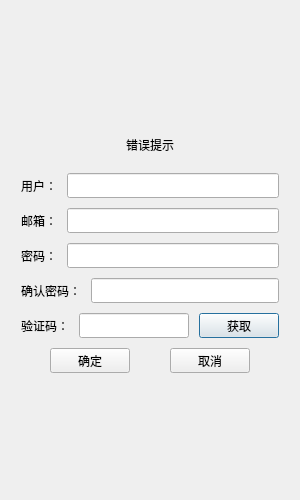
<?xml version="1.0" encoding="UTF-8"?>
<ui version="4.0">
 <class>RegisterDialog</class>
 <widget class="QDialog" name="RegisterDialog">
  <property name="geometry">
   <rect>
    <x>0</x>
    <y>0</y>
    <width>300</width>
    <height>500</height>
   </rect>
  </property>
  <property name="minimumSize">
   <size>
    <width>300</width>
    <height>500</height>
   </size>
  </property>
  <property name="maximumSize">
   <size>
    <width>300</width>
    <height>500</height>
   </size>
  </property>
  <property name="windowTitle">
   <string>Dialog</string>
  </property>
  <layout class="QVBoxLayout" name="verticalLayout_2">
   <item>
    <layout class="QVBoxLayout" name="verticalLayout">
     <property name="spacing">
      <number>10</number>
     </property>
     <property name="leftMargin">
      <number>10</number>
     </property>
     <property name="topMargin">
      <number>10</number>
     </property>
     <property name="rightMargin">
      <number>10</number>
     </property>
     <property name="bottomMargin">
      <number>10</number>
     </property>
     <item>
      <spacer name="verticalSpacer">
       <property name="orientation">
        <enum>Qt::Orientation::Vertical</enum>
       </property>
       <property name="sizeHint" stdset="0">
        <size>
         <width>20</width>
         <height>40</height>
        </size>
       </property>
      </spacer>
     </item>
     <item>
      <widget class="QWidget" name="widget" native="true">
       <layout class="QHBoxLayout" name="horizontalLayout_2">
        <item>
         <widget class="QLabel" name="ErrorLabel">
          <property name="text">
           <string>错误提示</string>
          </property>
          <property name="alignment">
           <set>Qt::AlignmentFlag::AlignCenter</set>
          </property>
         </widget>
        </item>
       </layout>
      </widget>
     </item>
     <item>
      <layout class="QHBoxLayout" name="horizontalLayout">
       <item>
        <widget class="QLabel" name="UserLabel">
         <property name="minimumSize">
          <size>
           <width>0</width>
           <height>25</height>
          </size>
         </property>
         <property name="maximumSize">
          <size>
           <width>16777215</width>
           <height>25</height>
          </size>
         </property>
         <property name="text">
          <string>用户：</string>
         </property>
        </widget>
       </item>
       <item>
        <widget class="QLineEdit" name="UserEdit">
         <property name="minimumSize">
          <size>
           <width>0</width>
           <height>25</height>
          </size>
         </property>
         <property name="maximumSize">
          <size>
           <width>16777215</width>
           <height>25</height>
          </size>
         </property>
        </widget>
       </item>
      </layout>
     </item>
     <item>
      <layout class="QHBoxLayout" name="horizontalLayout_3">
       <item>
        <widget class="QLabel" name="EmailLabel">
         <property name="minimumSize">
          <size>
           <width>0</width>
           <height>25</height>
          </size>
         </property>
         <property name="maximumSize">
          <size>
           <width>16777215</width>
           <height>25</height>
          </size>
         </property>
         <property name="text">
          <string>邮箱：</string>
         </property>
        </widget>
       </item>
       <item>
        <widget class="QLineEdit" name="EmailEdit">
         <property name="minimumSize">
          <size>
           <width>0</width>
           <height>25</height>
          </size>
         </property>
         <property name="maximumSize">
          <size>
           <width>16777215</width>
           <height>25</height>
          </size>
         </property>
        </widget>
       </item>
      </layout>
     </item>
     <item>
      <layout class="QHBoxLayout" name="horizontalLayout_4">
       <item>
        <widget class="QLabel" name="PassLabel">
         <property name="minimumSize">
          <size>
           <width>0</width>
           <height>25</height>
          </size>
         </property>
         <property name="maximumSize">
          <size>
           <width>16777215</width>
           <height>25</height>
          </size>
         </property>
         <property name="text">
          <string>密码：</string>
         </property>
        </widget>
       </item>
       <item>
        <widget class="QLineEdit" name="PassEdit">
         <property name="minimumSize">
          <size>
           <width>0</width>
           <height>25</height>
          </size>
         </property>
         <property name="maximumSize">
          <size>
           <width>16777215</width>
           <height>25</height>
          </size>
         </property>
        </widget>
       </item>
      </layout>
     </item>
     <item>
      <layout class="QHBoxLayout" name="horizontalLayout_5">
       <item>
        <widget class="QLabel" name="YesLabel">
         <property name="minimumSize">
          <size>
           <width>0</width>
           <height>25</height>
          </size>
         </property>
         <property name="maximumSize">
          <size>
           <width>16777215</width>
           <height>25</height>
          </size>
         </property>
         <property name="text">
          <string>确认密码：</string>
         </property>
        </widget>
       </item>
       <item>
        <widget class="QLineEdit" name="YesEdit">
         <property name="minimumSize">
          <size>
           <width>0</width>
           <height>25</height>
          </size>
         </property>
         <property name="maximumSize">
          <size>
           <width>16777215</width>
           <height>25</height>
          </size>
         </property>
        </widget>
       </item>
      </layout>
     </item>
     <item>
      <layout class="QHBoxLayout" name="horizontalLayout_6">
       <item>
        <widget class="QLabel" name="TestLabel">
         <property name="minimumSize">
          <size>
           <width>0</width>
           <height>25</height>
          </size>
         </property>
         <property name="maximumSize">
          <size>
           <width>16777215</width>
           <height>25</height>
          </size>
         </property>
         <property name="text">
          <string>验证码：</string>
         </property>
        </widget>
       </item>
       <item>
        <widget class="QLineEdit" name="TestEdit">
         <property name="minimumSize">
          <size>
           <width>0</width>
           <height>25</height>
          </size>
         </property>
         <property name="maximumSize">
          <size>
           <width>16777215</width>
           <height>25</height>
          </size>
         </property>
        </widget>
       </item>
       <item>
        <widget class="QPushButton" name="TestBtn">
         <property name="minimumSize">
          <size>
           <width>0</width>
           <height>25</height>
          </size>
         </property>
         <property name="maximumSize">
          <size>
           <width>16777215</width>
           <height>25</height>
          </size>
         </property>
         <property name="text">
          <string>获取</string>
         </property>
        </widget>
       </item>
      </layout>
     </item>
     <item>
      <layout class="QHBoxLayout" name="horizontalLayout_7">
       <item>
        <spacer name="horizontalSpacer_2">
         <property name="orientation">
          <enum>Qt::Orientation::Horizontal</enum>
         </property>
         <property name="sizeHint" stdset="0">
          <size>
           <width>40</width>
           <height>20</height>
          </size>
         </property>
        </spacer>
       </item>
       <item>
        <widget class="QPushButton" name="RegisterBtn">
         <property name="minimumSize">
          <size>
           <width>0</width>
           <height>25</height>
          </size>
         </property>
         <property name="maximumSize">
          <size>
           <width>16777215</width>
           <height>25</height>
          </size>
         </property>
         <property name="text">
          <string>确定</string>
         </property>
        </widget>
       </item>
       <item>
        <spacer name="horizontalSpacer">
         <property name="orientation">
          <enum>Qt::Orientation::Horizontal</enum>
         </property>
         <property name="sizeHint" stdset="0">
          <size>
           <width>40</width>
           <height>20</height>
          </size>
         </property>
        </spacer>
       </item>
       <item>
        <widget class="QPushButton" name="CancelRegisterBtn">
         <property name="minimumSize">
          <size>
           <width>0</width>
           <height>25</height>
          </size>
         </property>
         <property name="maximumSize">
          <size>
           <width>16777215</width>
           <height>25</height>
          </size>
         </property>
         <property name="text">
          <string>取消</string>
         </property>
        </widget>
       </item>
       <item>
        <spacer name="horizontalSpacer_3">
         <property name="orientation">
          <enum>Qt::Orientation::Horizontal</enum>
         </property>
         <property name="sizeHint" stdset="0">
          <size>
           <width>40</width>
           <height>20</height>
          </size>
         </property>
        </spacer>
       </item>
      </layout>
     </item>
     <item>
      <spacer name="verticalSpacer_2">
       <property name="orientation">
        <enum>Qt::Orientation::Vertical</enum>
       </property>
       <property name="sizeHint" stdset="0">
        <size>
         <width>20</width>
         <height>40</height>
        </size>
       </property>
      </spacer>
     </item>
    </layout>
   </item>
  </layout>
 </widget>
 <resources/>
 <connections/>
</ui>
